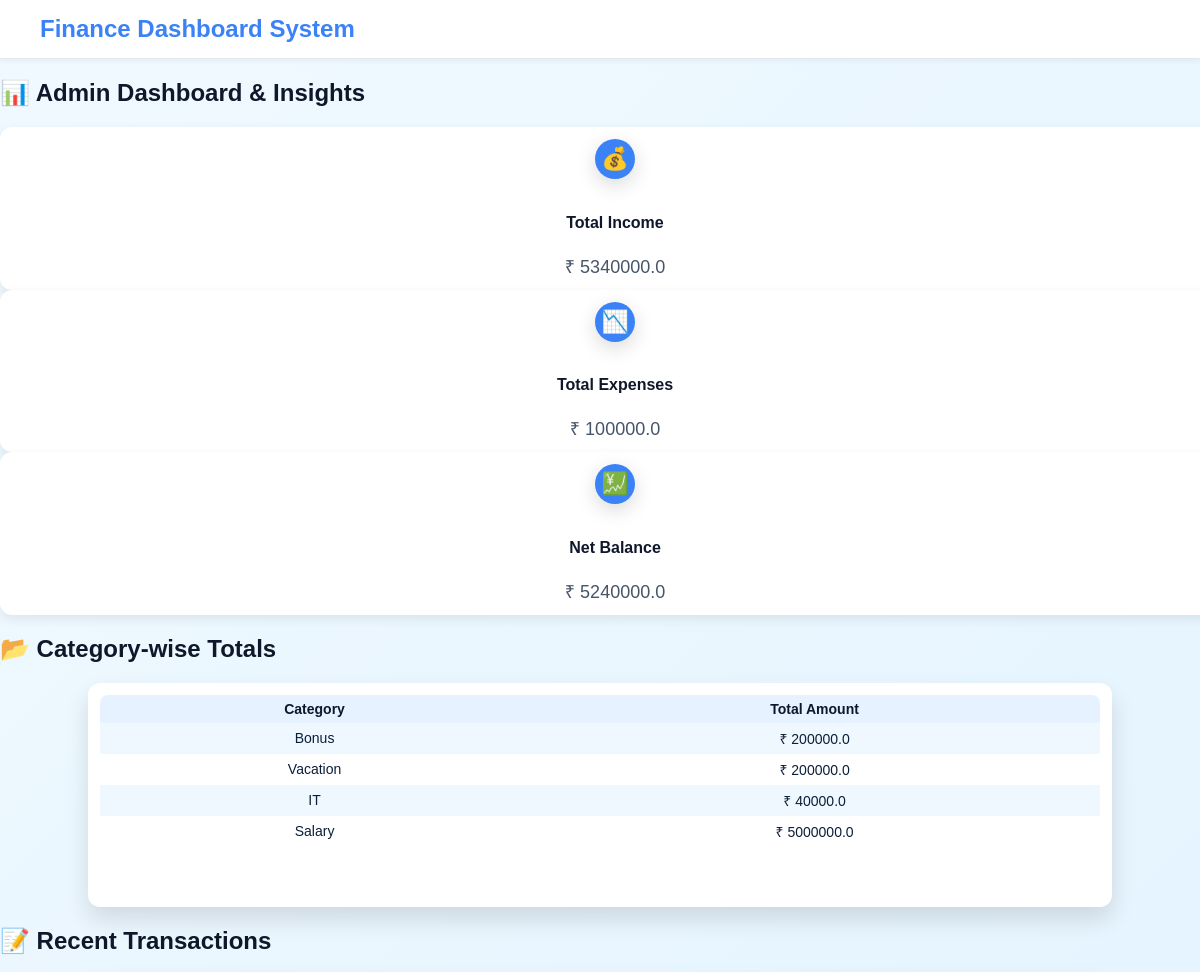
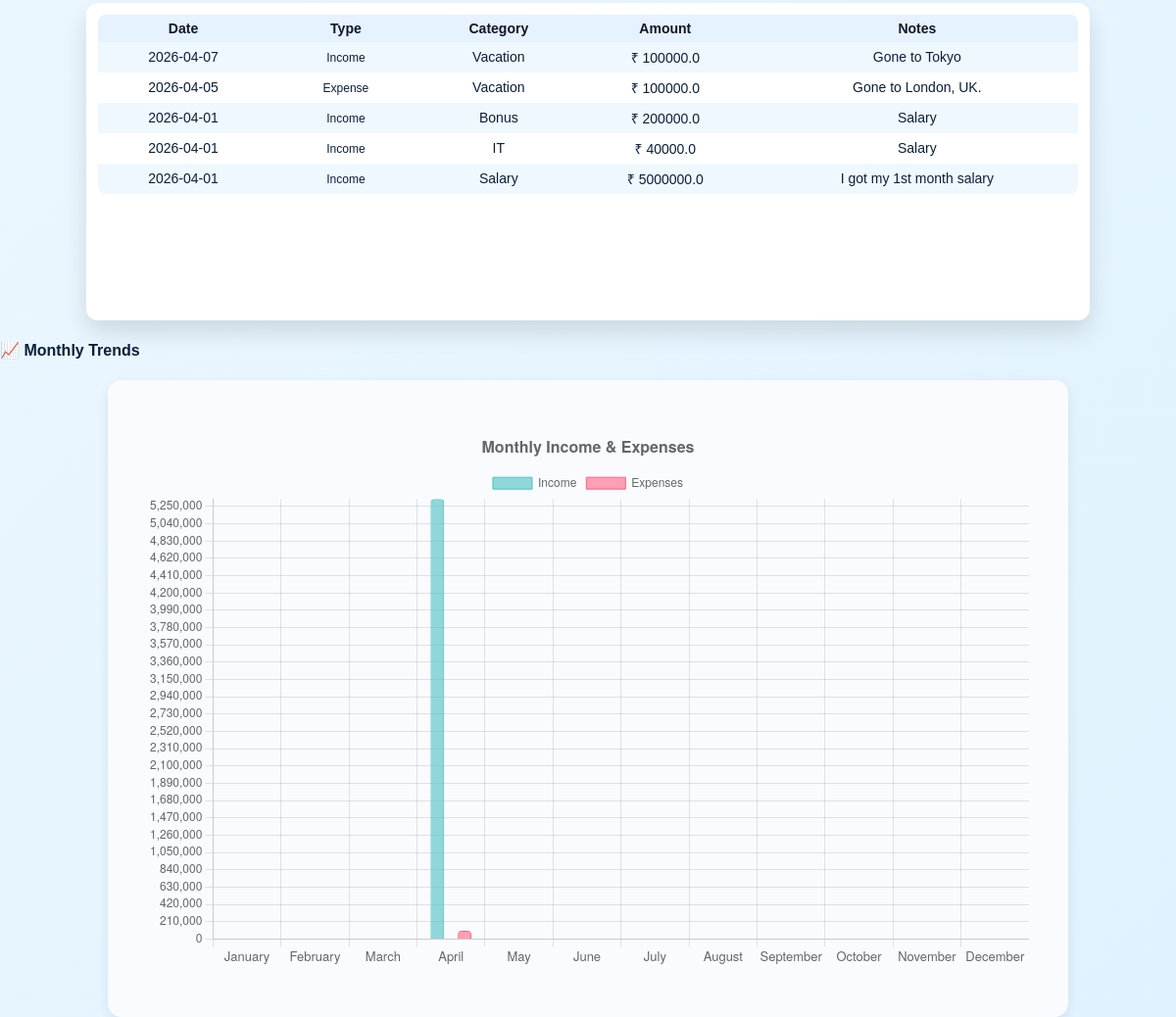
The app's page /admin/insights (signed in), older data (2 pictures, top to bottom).
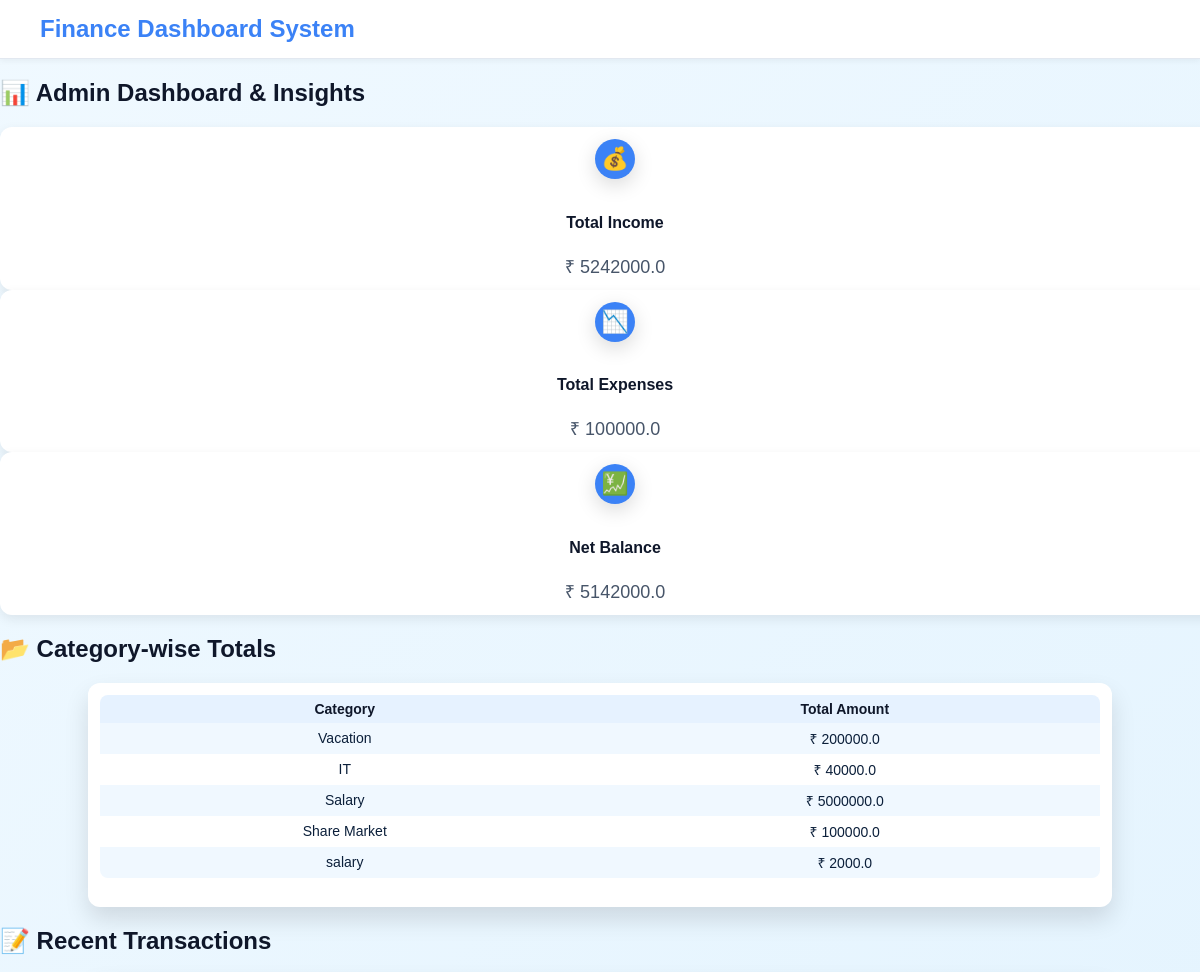
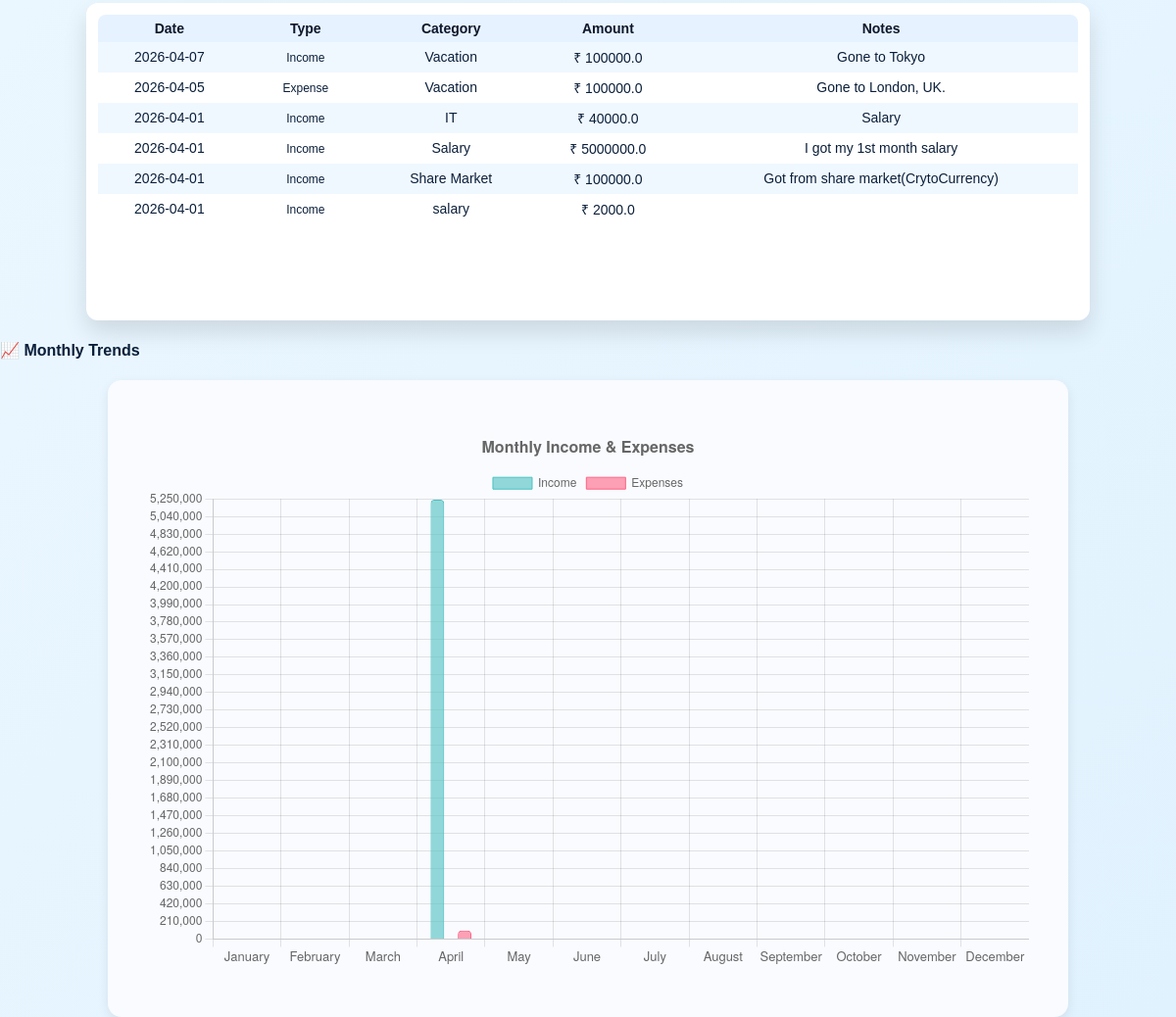
The same page, newer data (2 pictures, top to bottom).
### app/models.py (models this page shows)
class Record(db.Model):
    id = db.Column(db.Integer, primary_key=True)
    amount = db.Column(db.Float, nullable=False)
    type = db.Column(db.String(10), nullable=False)
    category = db.Column(db.String(50))
    date = db.Column(db.Date, nullable=False)
    notes = db.Column(db.String(200))
    user_id = db.Column(db.Integer, db.ForeignKey("user.id"))
    user_id = db.Column(db.Integer, db.ForeignKey("user.id"))
    user = db.relationship("User", back_populates="records")

### app/routes.py (the view)
            def decorated(*args, **kwargs):
                if "role" not in session:
                    return redirect(url_for("login"))
                if session["role"] not in allowed_roles:
                    flash("Access denied!", "error")
                    return redirect(url_for("home"))
                return func(*args, **kwargs)

### app/templates/admin_insights.html (shortened to what the changed rows need)
{% extends "base.html" %}
{% block content %}
<div class="container mt-4">
    <h2>📊 Admin Dashboard & Insights</h2>
<div class="row g-4">
    <div class="col-md-4">
        <div class="card dashboard-card bg-success text-white">
            <div class="icon-circle">💰</div>
            <h5>Total Income</h5>
            <p>₹ {{ total_income }}</p>
        </div>
    </div>
    <div class="col-md-4">
        <div class="card dashboard-card bg-info text-white">
            <div class="icon-circle">💹</div>
            <h5>Net Balance</h5>
            <p>₹ {{ net_balance }}</p>
        </div>
    </div>
</div>
<div class="mt-5">
    <h2 class="mb-3">📂 Category-wise Totals</h2>
    <div class="card category-card shadow-sm p-2">
        <table class="table table-borderless table-hover mb-0">
            <thead class="table-light">
                <tr>
                    <th class="py-2">Category</th>
                    <th class="py-2 text-end">Total Amount</th>
                </tr>
            </thead>
            <tbody>
                {% for category, total in category_totals.items() %}
                <tr>
                    <td class="py-2">{{ category }}</td>
                    <td class="py-2 text-end">₹ {{ total }}</td>
                </tr>
                {% endfor %}
            </tbody>
        </table>
    </div>
</div>
<div class="mt-5">
    <h2 class="mb-3">📝 Recent Transactions</h2>
    <div class="card recent-card shadow-sm p-3">
        <table class="table table-borderless table-hover mb-0">
            <thead class="table-light">
                <tr>
                    <th class="py-2">Date</th>
                    <th class="py-2">Type</th>
                    <th class="py-2">Category</th>
                    <th class="py-2 text-end">Amount</th>
                    <th class="py-2">Notes</th>
                </tr>
            </thead>
            <tbody>
                {% for record in recent_records %}
                <tr>
                    <td class="py-2">{{ record.date.strftime("%Y-%m-%d") }}</td>
                    <td class="py-2">
                        {% if record.type == 'income' %}
                            <span class="badge bg-success">Income</span>
                        {% else %}
                            <span class="badge bg-danger">Expense</span>
                        {% endif %}
                    </td>
                    <td class="py-2">{{ record.category }}</td>
                    <td class="py-2 text-end">₹ {{ record.amount }}</td>
                    <td class="py-2">{{ record.notes }}</td>
                </tr>
                {% endfor %}
            </tbody>
        </table>
    </div>
</div>
<div class="mt-5">
    <div class="card shadow-sm p-4 monthly-chart-card">
        <canvas id="monthlyChart" style="width:100%; height:350px;"></canvas>
    </div>
</div>
{% block scripts %}
<script>
document.addEventListener("DOMContentLoaded", function() {
    const ctx = document.getElementById('monthlyChart').getContext('2d');
    const months = {{ monthly_income.keys()|list|tojson }};
    const incomeData = {{ monthly_income.values()|list|tojson }};
    const expenseData = {{ monthly_expense.values()|list|tojson }};
    new Chart(ctx, {
        type: 'bar',
        data: {
            labels: months,
            datasets: [
                {
                    label: 'Income',
                    data: incomeData.map(x => x || 0),
                    backgroundColor: 'rgba(75, 192, 192, 0.6)',
                    borderColor: 'rgba(75, 192, 192, 1)',
                    borderWidth: 1,
                    borderRadius: 4,
                    barPercentage: 0.5
                },
                {
                    label: 'Expenses',
                    data: expenseData.map(x => x || 0),
                    backgroundColor: 'rgba(255, 99, 132, 0.6)',
                    borderColor: 'rgba(255, 99, 132, 1)',
                    borderWidth: 1,
                    borderRadius: 4,
                    barPercentage: 0.5
                }
            ]
        },
        options: {
            responsive: true,
            maintainAspectRatio: false,
            plugins: {
                legend: { position: 'top' },
                title: { display: true, text: 'Monthly Income & Expenses', font: { size: 16 } },
                tooltip: { mode: 'index', intersect: false }
            },
            scales: {
                y: { beginAtZero: true, ticks: { stepSize: 500 } },
                x: { ticks: { font: { size: 13 } } }
            }
        }
    });
});
</script>
{% endblock %}
{% endblock %}

Row changes from the older to the newer data that the page shows:
removed Record: category "Bonus", amount "200000.0", date "2026-04-01", type "Income", notes "Salary"
added Record: category "Share Market", amount "100000.0", date "2026-04-01", type "Income", notes "Got from share market(CrytoCurrency)"
added Record: category "salary", amount "2000.0", date "2026-04-01", type "Income"
Text that changed along with them:
{{ total_income }}: "5340000.0" → "5242000.0"
{{ net_balance }}: "5240000.0" → "5142000.0"
chart data {{ monthly_income.values()|list|tojson }}: [0, 0, 0, 5340000.0, 0, 0, 0, 0, 0, 0, 0, 0] → [0, 0, 0, 5242000.0, 0, 0, 0, 0, 0, 0, 0, 0]
